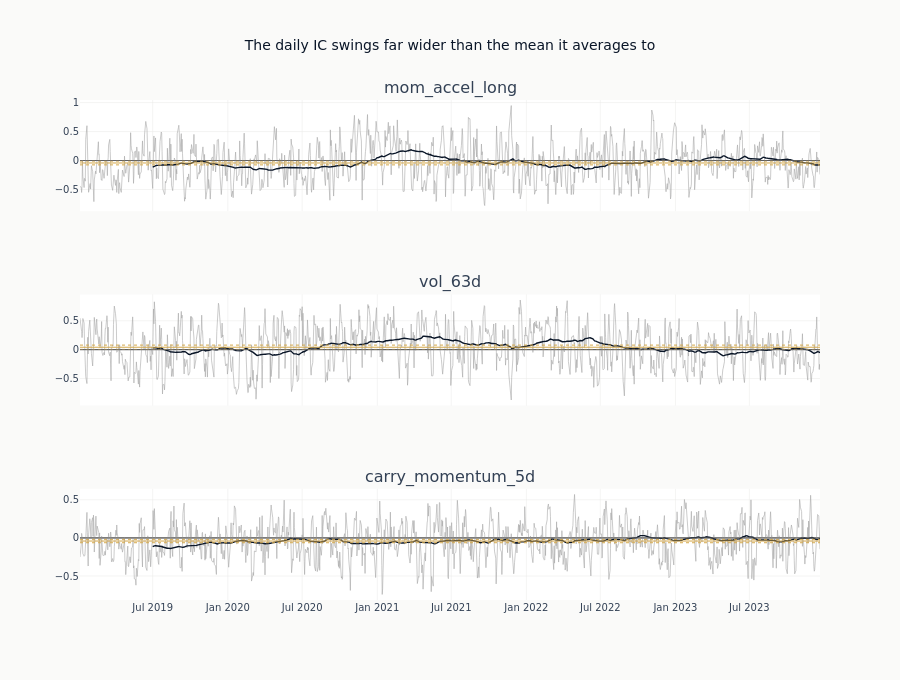

Write notebook code for a chart like this one.
### Markdown cell above
### The IC series itself

Every statistic above is a scalar summary of one object: the per-date IC series.
Two failure modes are visible only in the series - an IC that comes from a single
episode and is flat around it, and an IC that changes sign between folds - so it
is drawn before it is reduced. The band is the HAC interval around the
full-sample mean, which allows for the serial dependence the overlapping label
induces.

### Code cell
LEADING_FOR_SERIES = 3
ROLLING_DAYS = 126
series_features = eval_summary.head(LEADING_FOR_SERIES)["feature"].to_list()

fig = make_subplots(
    rows=len(series_features), cols=1, shared_xaxes=True, subplot_titles=series_features
)
for row, feat in enumerate(series_features, start=1):
    series = ic_timeseries[feat].sort(DATE_COL)
    bands = compute_ic_uncertainty(series, horizon=HAC_MAXLAGS, ic_col="ic")
    dates = series[DATE_COL].to_list()
    fig.add_trace(
        go.Scatter(
            x=dates,
            y=series["ic"].to_list(),
            mode="lines",
            line=dict(color=GRAY_FILLS["muted"], width=0.6),
            showlegend=False,
        ),
        row=row,
        col=1,
    )
    fig.add_trace(
        go.Scatter(
            x=dates,
            y=series["ic"].rolling_mean(ROLLING_DAYS, min_samples=ROLLING_DAYS).to_list(),
            mode="lines",
            line=dict(color=COLORS["blue"], width=1.4),
            showlegend=False,
        ),
        row=row,
        col=1,
    )
    for value, dash in (
        (bands["mean_ic"], "solid"),
        (bands["ci_hac_lower"], "dot"),
        (bands["ci_hac_upper"], "dot"),
    ):
        fig.add_hline(y=value, line=dict(color=COLORS["amber"], width=1, dash=dash), row=row, col=1)
    fig.add_hline(y=0, line=dict(color=GRAY_FILLS["border"], width=0.8), row=row, col=1)
fig.update_layout(
    template="ml4t",
    height=200 * len(series_features) + 80,
    width=900,
    title_text="The daily IC swings far wider than the mean it averages to",
)
fig.show()

### Figure 1 — Plotly figure (JSON) as saved in the notebook; plotly's stock layout.template omitted (floating-point values rounded to 4 significant figures; data arrays with more than 128 entries replaced by an {"elided": "..."} marker saying what was removed)
{"data": [{"line": {"color": "#a8a8a8", "width": 0.6}, "mode": "lines", "showlegend": false, "type": "scatter", "x": {"elided": "1285 str values"}, "xaxis": "x", "y": {"elided": "1285 float values"}, "yaxis": "y"}, {"line": {"color": "#0a1628", "width": 1.4}, "mode": "lines", "showlegend": false, "type": "scatter", "x": {"elided": "1285 str values"}, "xaxis": "x", "y": {"elided": "1285 float values"}, "yaxis": "y"}, {"line": {"color": "#a8a8a8", "width": 0.6}, "mode": "lines", "showlegend": false, "type": "scatter", "x": {"elided": "1285 str values"}, "xaxis": "x2", "y": {"elided": "1285 float values"}, "yaxis": "y2"}, {"line": {"color": "#0a1628", "width": 1.4}, "mode": "lines", "showlegend": false, "type": "scatter", "x": {"elided": "1285 str values"}, "xaxis": "x2", "y": {"elided": "1285 float values"}, "yaxis": "y2"}, {"line": {"color": "#a8a8a8", "width": 0.6}, "mode": "lines", "showlegend": false, "type": "scatter", "x": {"elided": "1285 str values"}, "xaxis": "x3", "y": {"elided": "1285 float values"}, "yaxis": "y3"}, {"line": {"color": "#0a1628", "width": 1.4}, "mode": "lines", "showlegend": false, "type": "scatter", "x": {"elided": "1285 str values"}, "xaxis": "x3", "y": {"elided": "1285 float values"}, "yaxis": "y3"}], "layout": {"annotations": [{"font": {"size": 16}, "showarrow": false, "text": "mom_accel_long", "x": 0.5, "xanchor": "center", "xref": "paper", "y": 1.0, "yanchor": "bottom", "yref": "paper"}, {"font": {"size": 16}, "showarrow": false, "text": "vol_63d", "x": 0.5, "xanchor": "center", "xref": "paper", "y": 0.6111, "yanchor": "bottom", "yref": "paper"}, {"font": {"size": 16}, "showarrow": false, "text": "carry_momentum_5d", "x": 0.5, "xanchor": "center", "xref": "paper", "y": 0.2222, "yanchor": "bottom", "yref": "paper"}], "height": 680, "shapes": [{"line": {"color": "#D4A84B", "dash": "solid", "width": 1}, "type": "line", "x0": 0, "x1": 1, "xref": "x domain", "y0": -0.04234, "y1": -0.04234, "yref": "y"}, {"line": {"color": "#D4A84B", "dash": "dot", "width": 1}, "type": "line", "x0": 0, "x1": 1, "xref": "x domain", "y0": -0.07544, "y1": -0.07544, "yref": "y"}, {"line": {"color": "#D4A84B", "dash": "dot", "width": 1}, "type": "line", "x0": 0, "x1": 1, "xref": "x domain", "y0": -0.009236, "y1": -0.009236, "yref": "y"}, {"line": {"color": "#666666", "width": 0.8}, "type": "line", "x0": 0, "x1": 1, "xref": "x domain", "y0": 0, "y1": 0, "yref": "y"}, {"line": {"color": "#D4A84B", "dash": "solid", "width": 1}, "type": "line", "x0": 0, "x1": 1, "xref": "x2 domain", "y0": 0.04144, "y1": 0.04144, "yref": "y2"}, {"line": {"color": "#D4A84B", "dash": "dot", "width": 1}, "type": "line", "x0": 0, "x1": 1, "xref": "x2 domain", "y0": 0.004378, "y1": 0.004378, "yref": "y2"}, {"line": {"color": "#D4A84B", "dash": "dot", "width": 1}, "type": "line", "x0": 0, "x1": 1, "xref": "x2 domain", "y0": 0.0785, "y1": 0.0785, "yref": "y2"}, {"line": {"color": "#666666", "width": 0.8}, "type": "line", "x0": 0, "x1": 1, "xref": "x2 domain", "y0": 0, "y1": 0, "yref": "y2"}, {"line": {"color": "#D4A84B", "dash": "solid", "width": 1}, "type": "line", "x0": 0, "x1": 1, "xref": "x3 domain", "y0": -0.04108, "y1": -0.04108, "yref": "y3"}, {"line": {"color": "#D4A84B", "dash": "dot", "width": 1}, "type": "line", "x0": 0, "x1": 1, "xref": "x3 domain", "y0": -0.0635, "y1": -0.0635, "yref": "y3"}, {"line": {"color": "#D4A84B", "dash": "dot", "width": 1}, "type": "line", "x0": 0, "x1": 1, "xref": "x3 domain", "y0": -0.01867, "y1": -0.01867, "yref": "y3"}, {"line": {"color": "#666666", "width": 0.8}, "type": "line", "x0": 0, "x1": 1, "xref": "x3 domain", "y0": 0, "y1": 0, "yref": "y3"}], "title": {"text": "The daily IC swings far wider than the mean it averages to"}, "width": 900, "xaxis": {"anchor": "y", "domain": [0.0, 1.0], "matches": "x3", "showticklabels": false}, "xaxis2": {"anchor": "y2", "domain": [0.0, 1.0], "matches": "x3", "showticklabels": false}, "xaxis3": {"anchor": "y3", "domain": [0.0, 1.0]}, "yaxis": {"anchor": "x", "domain": [0.7778, 1.0]}, "yaxis2": {"anchor": "x2", "domain": [0.3889, 0.6111]}, "yaxis3": {"anchor": "x3", "domain": [0.0, 0.2222]}}}
